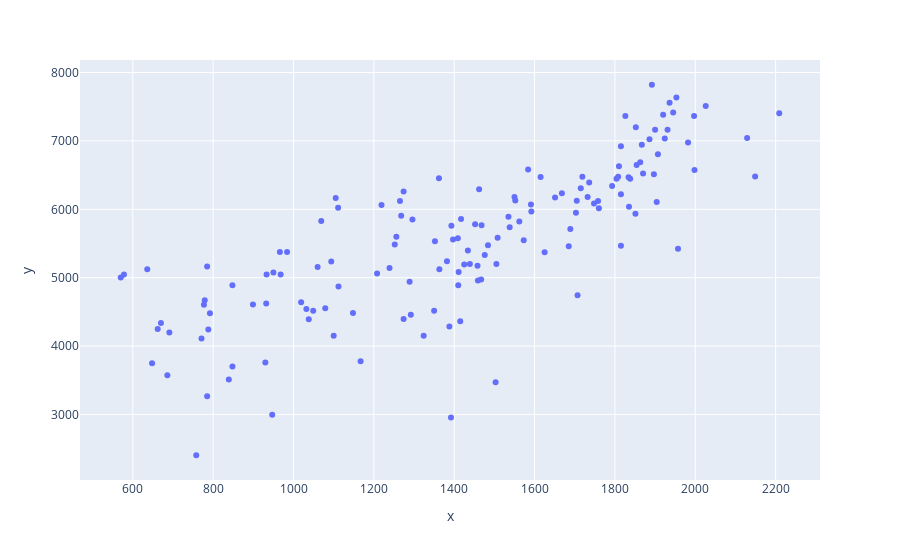

This figure's notebook cell:
### Code cell
normal = px.scatter(x=df['gdp'], y=df['happiness'])
normal.show()

### Figure 1 — Plotly figure (JSON) as saved in the notebook; plotly's stock layout.template omitted (floating-point values rounded to 4 significant figures; data arrays with more than 128 entries replaced by an {"elided": "..."} marker saying what was removed)
{"data": [{"hovertemplate": "x=%{x}<br>y=%{y}<extra></extra>", "legendgroup": "", "marker": {"color": "#636efa", "symbol": "circle"}, "mode": "markers", "name": "", "orientation": "v", "showlegend": false, "type": "scatter", "x": {"elided": "145 int values"}, "xaxis": "x", "y": {"elided": "145 int values"}, "yaxis": "y"}], "layout": {"autosize": true, "legend": {"tracegroupgap": 0}, "margin": {"t": 60}, "xaxis": {"anchor": "y", "autorange": true, "domain": [0, 1], "range": [469.8, 2309.0], "title": {"text": "x"}, "type": "linear"}, "yaxis": {"anchor": "x", "autorange": true, "domain": [0, 1], "range": [1985.0, 8240.0], "title": {"text": "y"}, "type": "linear"}}}
